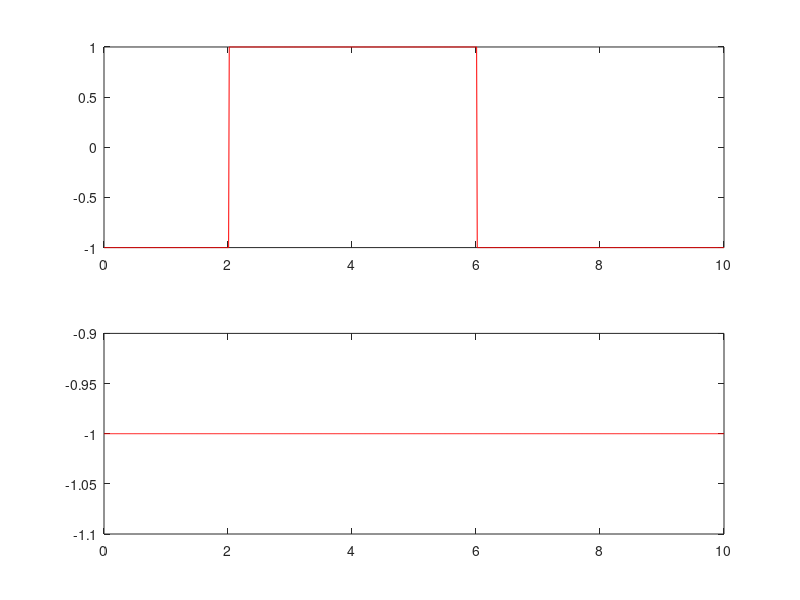
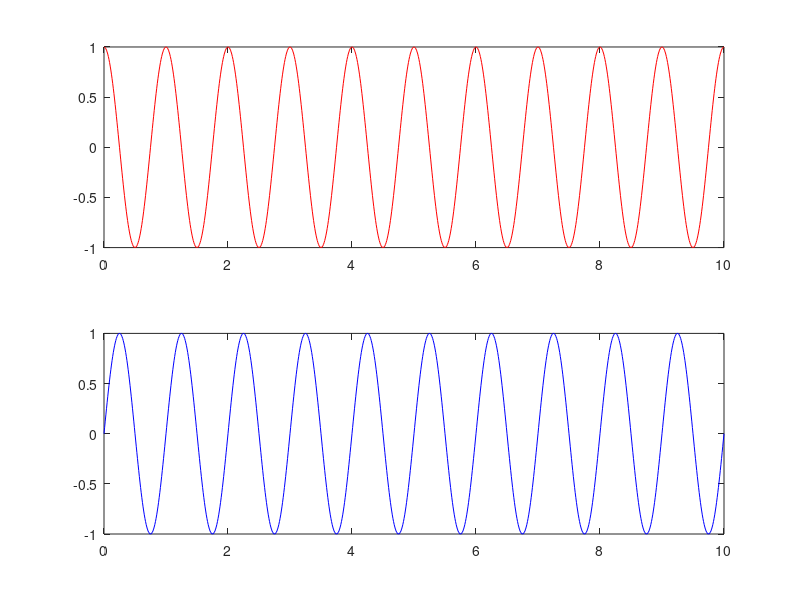
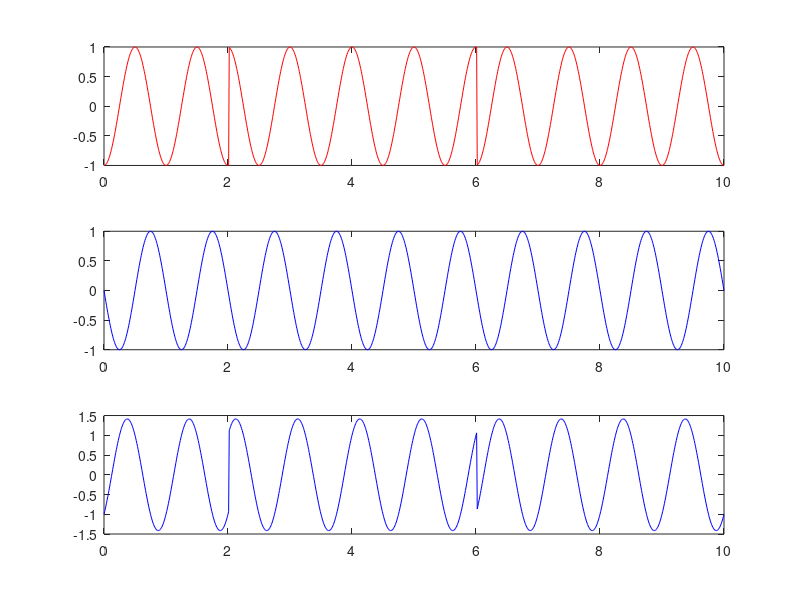

The MATLAB source for these figures, in order:
%QPSK waveform generation
clc;clear all; close all;
%x=[0 1 0 1];%input bits
x=randi([0,1],1,10)
%Bits to polar
for i=1:length(x)
    if x(i)==0
        p(i)=-1;
    else
        p(i)=1;
    end
end
%separation of even and odd sequence
even_seq= p(1:2:length(x));
odd_seq=p(2:2:length(x));

%NRZ polar line coder signal generation
i=1;
t=0:0.01:length(x);
m=2:2:length(x);
for j=1:length(t)
    if t(j)<=m(i)
        even_ps(j)=even_seq(i);
    else
        even_ps(j)=even_seq(i);
        i=i+1;
    end
end
i=1;
m=2:2:length(x);
for j=1:length(t)
    if t(j)<=m(i)
        odd_ps(j)=odd_seq(i);
    else
        odd_ps(j)=odd_seq(i);
        i=i+1;
    end
end
figure(1)
subplot(211);
plot(t,even_ps,'r');
subplot(212);
plot(t,odd_ps,'r');


%carrier signals generation
c1=cos(2*pi*1*t);
c2=sin(2*pi*1*t);

figure(2)
subplot(211);
plot(t,c1,'r');
subplot(212)
plot(t,c2,'b');

%QPSK waveform generation
r1=even_ps.*c1;
r2=odd_ps.*c2;
qpsk_sig=r1-r2;

figure(3)
subplot(311)
plot(t,r1,'r');
subplot(312)
plot(t,r2,'b');
subplot(313);
plot(t,qpsk_sig,'b');